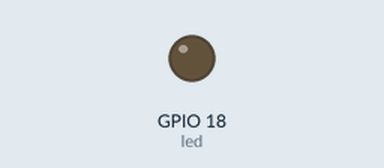
Recording of a program running on a simulated Raspberry Pi (BCM pin numbers). Parts: output pins drawn as LEDs (lit = HIGH).

Above: at 0.05 s.
At 1.25 s:
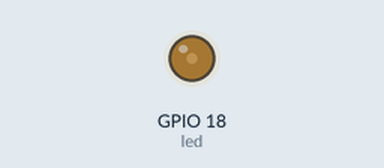
At 2.5 s:
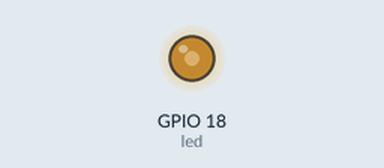
At 5.0 s:
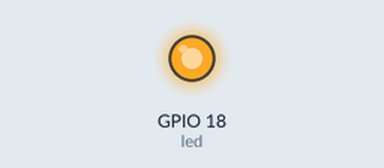
Timing chart, 0 to 6.5 s (numbered marks = the images above):
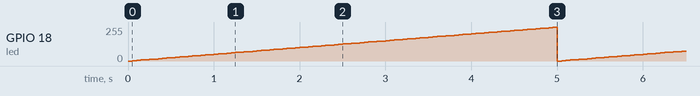

Measured:
- by itself, GPIO 18 (led): ramps from 0/255 to 252/255 and jumps back, once every 5.0 s

The program:

PWM_led.py
```python
import RPi.GPIO as GPIO
import time

def main():
    led = 18
    GPIO.setmode(GPIO.BCM)
    GPIO.setup(led, GPIO.OUT)
    pwm = GPIO.PWM(led, 1000)
    while True:
        for i in range(0, 100):
            pwm.ChangeDutyCycle(i)
            pwm.start(i)
            time.sleep(.05)

main()
```
